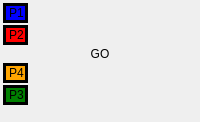
       <widget class="QFrame" name="tile0">
        <property name="tile" stdset="0">
         <bool>true</bool>
        </property>
        <layout class="QVBoxLayout" name="tileLayout0">
         <property name="spacing">
          <number>2</number>
         </property>
         <property name="leftMargin">
          <number>3</number>
         </property>
         <property name="topMargin">
          <number>3</number>
         </property>
         <property name="rightMargin">
          <number>3</number>
         </property>
         <property name="bottomMargin">
          <number>3</number>
         </property>
         <item>
          <widget class="QLabel" name="Pawn1">
           <property name="maximumSize">
            <size>
             <width>25</width>
             <height>25</height>
            </size>
           </property>
           <property name="baseSize">
            <size>
             <width>25</width>
             <height>25</height>
            </size>
           </property>
           <property name="autoFillBackground">
            <bool>false</bool>
           </property>
           <property name="styleSheet">
            <string notr="true">background-color: blue;
border: 3px solid black;</string>
           </property>
           <property name="text">
            <string>P1</string>
           </property>
          </widget>
         </item>
         <item>
          <widget class="QLabel" name="Pawn2">
           <property name="maximumSize">
            <size>
             <width>25</width>
             <height>25</height>
            </size>
           </property>
           <property name="baseSize">
            <size>
             <width>25</width>
             <height>25</height>
            </size>
           </property>
           <property name="styleSheet">
            <string notr="true">background-color: red;
border: 3px solid black;</string>
           </property>
           <property name="text">
            <string>P2</string>
           </property>
          </widget>
         </item>
         <item>
          <widget class="QLabel" name="tileName0">
           <property name="styleSheet">
            <string>font-size: 12px;</string>
           </property>
           <property name="text">
            <string>GO</string>
           </property>
           <property name="alignment">
            <set>Qt::AlignmentFlag::AlignCenter</set>
           </property>
           <property name="wordWrap">
            <bool>true</bool>
           </property>
          </widget>
         </item>
         <item>
          <widget class="QLabel" name="Pawn4">
           <property name="maximumSize">
            <size>
             <width>25</width>
             <height>25</height>
            </size>
           </property>
           <property name="baseSize">
            <size>
             <width>25</width>
             <height>25</height>
            </size>
           </property>
           <property name="styleSheet">
            <string notr="true">background-color: orange;
border: 3px solid black;</string>
           </property>
           <property name="text">
            <string>P4</string>
           </property>
          </widget>
         </item>
         <item>
          <widget class="QLabel" name="Pawn3">
           <property name="maximumSize">
            <size>
             <width>25</width>
             <height>25</height>
            </size>
           </property>
           <property name="baseSize">
            <size>
             <width>25</width>
             <height>25</height>
            </size>
           </property>
           <property name="styleSheet">
            <string notr="true">background-color: green;
border: 3px solid black;</string>
           </property>
           <property name="text">
            <string>P3</string>
           </property>
          </widget>
         </item>
         <item>
          <widget class="QWidget" name="tokenArea0" native="true">
           <property name="minimumSize">
            <size>
             <width>0</width>
             <height>12</height>
            </size>
           </property>
           <property name="maximumSize">
            <size>
             <width>16777215</width>
             <height>12</height>
            </size>
           </property>
          </widget>
         </item>
        </layout>
       </widget>
